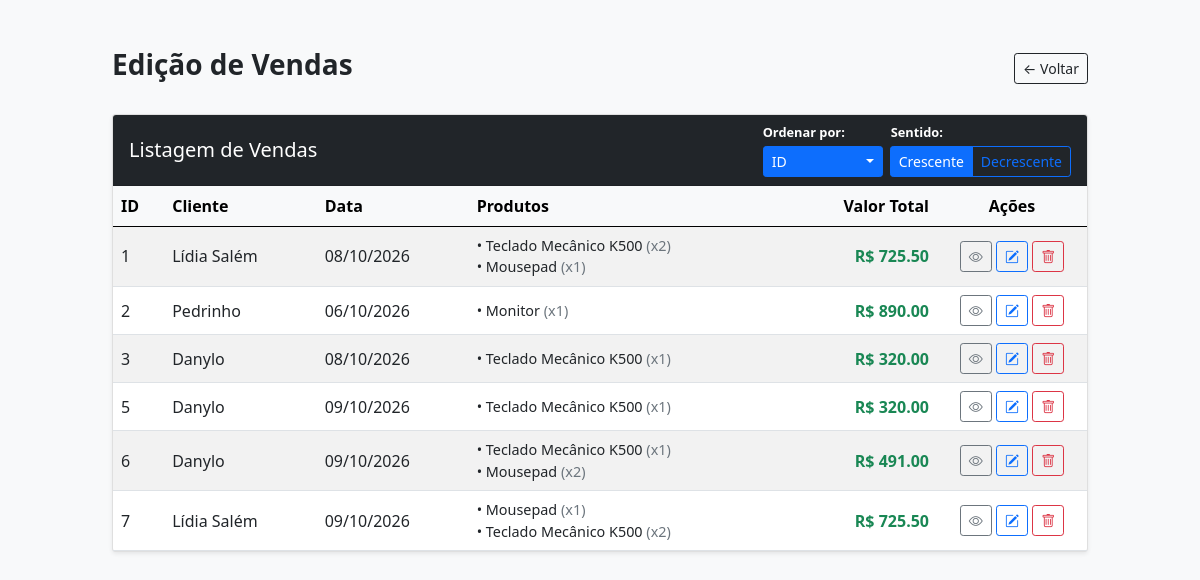
Before: /sale_view with the older database file.
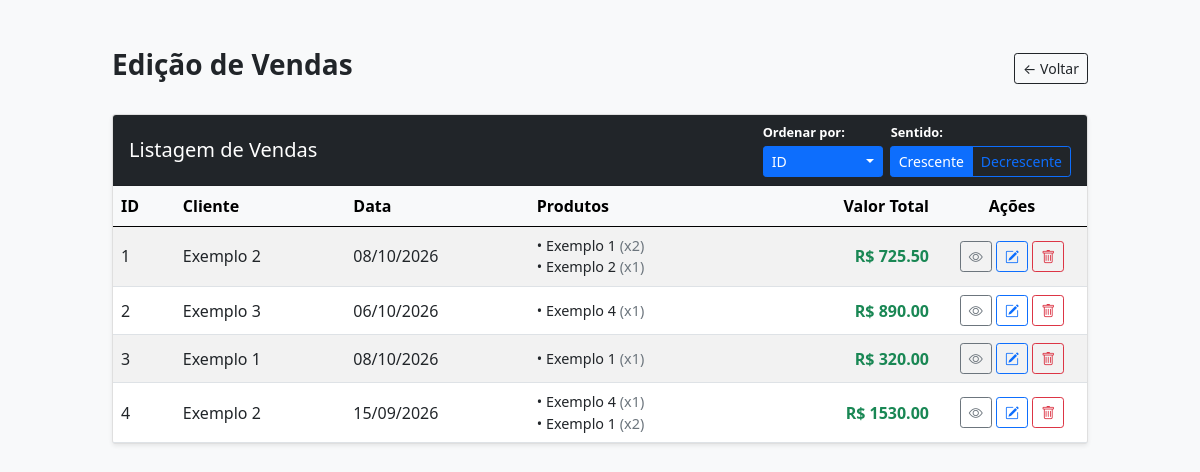
After: the same page with the newer database file.
### models.py (models this page shows, shortened)
class Vendas(db.Model):
    __tablename__ = 'Vendas'
    id_venda = db.Column(db.Integer, primary_key=True, autoincrement=True)
    id_cliente = db.Column(db.Integer, db.ForeignKey('Clientes.id_cliente'), nullable=False)
    detalhes = db.Column(db.String(256))
    data_venda = db.Column(db.DateTime, nullable=False)
    cliente = db.relationship('Clientes', backref='vendas')
    itens = db.relationship('ItemVenda', backref='venda', cascade='all, delete-orphan')
    @property
    def valor_total(self):
        return sum(item.quantidade_produto * item.produto.preco_produto for item in self.itens)

class Clientes(db.Model):
    __tablename__ = 'Clientes'
    id_cliente = db.Column(db.Integer, primary_key=True, autoincrement=True)
    nome_cliente = db.Column(db.String(80), nullable=False)
    email = db.Column(db.String(100))
    telefone = db.Column(db.String(20))

class ItemVenda(db.Model):
    __tablename__ = 'ItemVenda'
    id_item = db.Column(db.Integer, primary_key=True, autoincrement=True)
    id_venda = db.Column(db.Integer, db.ForeignKey('Vendas.id_venda'), nullable=False)
    id_produto = db.Column(db.Integer, db.ForeignKey('Produtos.id_produto'), nullable=False)
    quantidade_produto = db.Column(db.Integer, nullable=False)
    produto = db.relationship('Produtos')

class Produtos(db.Model):
    __tablename__ = 'Produtos'
    id_produto = db.Column(db.Integer, primary_key=True, autoincrement=True)
    nome_produto = db.Column(db.String(80), nullable=False)
    preco_produto = db.Column(db.Float, nullable=False)
    estoque = db.Column(db.Integer, nullable=False)

### main.py (the view)
@app.route("/sale_view", methods=["GET","POST"])
def editar_vendas():
    criterio_ordVenda = request.args.get('ordenarVenda', 'id')
    direcao_ordVenda = request.args.get('direcaoVenda', 'asc')
    reverso = (direcao_ordVenda == 'desc')
    if criterio_ordVenda == 'data':
        lista_vendas = Vendas.query.order_by(Vendas.data_venda.desc()
            if reverso else Vendas.data_venda.asc()).all()
    elif criterio_ordVenda == 'cliente':
        lista_vendas = Vendas.query.join(Clientes).order_by(Clientes.nome_cliente.desc()
            if reverso else Clientes.nome_cliente.asc()).all()
    elif criterio_ordVenda == 'valor':
        lista_vendas = Vendas.query.all()
        lista_vendas = sorted(lista_vendas, key=lambda v: v.valor_total, reverse=reverso)
    elif criterio_ordVenda == 'quantidade':
        lista_vendas = Vendas.query.all()
        lista_vendas = sorted(lista_vendas, key=lambda v: v.quantidade_total, reverse=reverso)
    else:
        coluna_venda = Vendas.id_venda
        lista_vendas = Vendas.query.order_by(coluna_venda.desc()
            if reverso else coluna_venda.asc()).all()
    return render_template("editar_vendas.html", vendas=lista_vendas)

### templates/editar_vendas.html (shortened to what the changed rows need)
<!DOCTYPE html>
<html lang="pt-br">
<head>
    <link href="https://cdn.jsdelivr.net/npm/bootstrap@5.0.2/dist/css/bootstrap.min.css" rel="stylesheet">
    <link rel="stylesheet" href="https://cdn.jsdelivr.net/npm/bootstrap-icons@1.10.5/font/bootstrap-icons.css">
</head>
<body class="bg-light">
    <div class="container my-5" style="max-width: 1000px;">
        <div class="d-flex justify-content-between align-items-center mb-4">
            <h1 class="h3 text-dark fw-bold">Edição de Vendas</h1>
        </div>
        <div class="card shadow-sm">
            <div class="card-header bg-dark text-white d-flex justify-content-between align-items-center flex-wrap gap-2">
                <h2 class="h5 mb-0">Listagem de Vendas</h2>
            </div>
            <div class="card-body p-0">
                <div class="table-responsive">
                    <table class="table table-striped table-hover mb-0 align-middle">
                        <thead class="table-light">
                            <tr>
                                <th>ID</th>
                                <th>Cliente</th>
                                <th>Data</th>
                                <th>Produtos</th>
                                <th class="text-end">Valor Total</th>
                                <th class="text-center" style="width: 150px;">Ações</th>
                            </tr>
                        </thead>
                        <tbody>
                            {% for venda in vendas %}
                            <tr>
                                <td>{{ venda.id_venda }}</td>
                                <td>{{ venda.cliente.nome_cliente if venda.cliente else 'Cliente não encontrado' }}</td>
                                <td>{{ venda.data_venda.strftime('%d/%m/%Y') }}</td>
                                <td>
                                    <ul class="list-unstyled mb-0" style="font-size: 0.9rem;">
                                        {% for item in venda.itens %}
                                        <li>• {{ item.produto.nome_produto }} <span class="text-muted">(x{{ item.quantidade_produto }})</span></li>
                                        {% endfor %}
                                    </ul>
                                </td>
                                <td class="text-end fw-bold text-success">R$ {{ "%.2f"|format(venda.valor_total) }}</td>
                                <td class="text-center">
                                    <button type="button" class="btn btn-outline-secondary btn-sm" data-bs-toggle="modal" data-bs-target="#modalPedido{{ venda.id_venda }}" title="Ver Detalhes">
                                        <i class="bi bi-eye"></i>
                                    </button>
                                    <a href="{{ url_for('editar_venda_form', id=venda.id_venda) }}" class="btn btn-outline-primary btn-sm" title="Editar">
                                        <i class="bi bi-pencil-square"></i>
                                    </a>
                                    <a href="{{ url_for('excluir_venda', id=venda.id_venda) }}" class="btn btn-outline-danger btn-sm" title="Excluir" onclick="return confirm('Tem certeza que deseja excluir esta venda?')">
                                        <i class="bi bi-trash"></i>
                                    </a>
                                </td>
                            </tr>
                            {% else %}
                            <tr>
                                <td colspan="6" class="text-center text-muted py-4">Nenhuma venda registrada até o momento.</td>
                            </tr>
                            {% endfor %}
                        </tbody>
                    </table>
                </div>
            </div>
        </div>
    </div>
</body>
</html>

Changed rows visible on the page:
removed Vendas: id_venda "5", cliente "Danylo", data_venda "09/10/2026"
removed ItemVenda: produto.nome_produto "Teclado Mecânico K500", quantidade_produto "1", valor_total "320.00", shown under "5"
removed Vendas: id_venda "6", cliente "Danylo", data_venda "09/10/2026"
removed ItemVenda: produto.nome_produto "Teclado Mecânico K500", quantidade_produto "1", valor_total "491.00", shown under "6"
removed ItemVenda: produto.nome_produto "Mousepad", quantidade_produto "2", shown under "6"
removed Vendas: id_venda "7", cliente "Lídia Salém", data_venda "09/10/2026"
removed ItemVenda: produto.nome_produto "Mousepad", quantidade_produto "1", valor_total "725.50", shown under "7"
removed ItemVenda: produto.nome_produto "Teclado Mecânico K500", quantidade_produto "2", shown under "7"
changed through a linked row, Vendas id 1: cliente "Lídia Salém" → "Exemplo 2"
changed through a linked row, ItemVenda (number 1 of 6 on the later page): produto.nome_produto "Teclado Mecânico K500" → "Exemplo 1"
changed through a linked row, ItemVenda: produto.nome_produto "Mousepad" → "Exemplo 2"
changed through a linked row, Vendas id 2: cliente "Pedrinho" → "Exemplo 3"
changed through a linked row, ItemVenda (number 3 of 6 on the later page): produto.nome_produto "Monitor" → "Exemplo 4"
changed through a linked row, Vendas id 3: cliente "Danylo" → "Exemplo 1"
changed through a linked row, ItemVenda (number 4 of 6 on the later page): produto.nome_produto "Teclado Mecânico K500" → "Exemplo 1"
added Vendas: id_venda "4", cliente "Exemplo 2", data_venda "15/09/2026"
added ItemVenda: produto.nome_produto "Exemplo 4", quantidade_produto "1", valor_total "1530.00", shown under "4"
added ItemVenda: produto.nome_produto "Exemplo 1", quantidade_produto "2", shown under "4"
